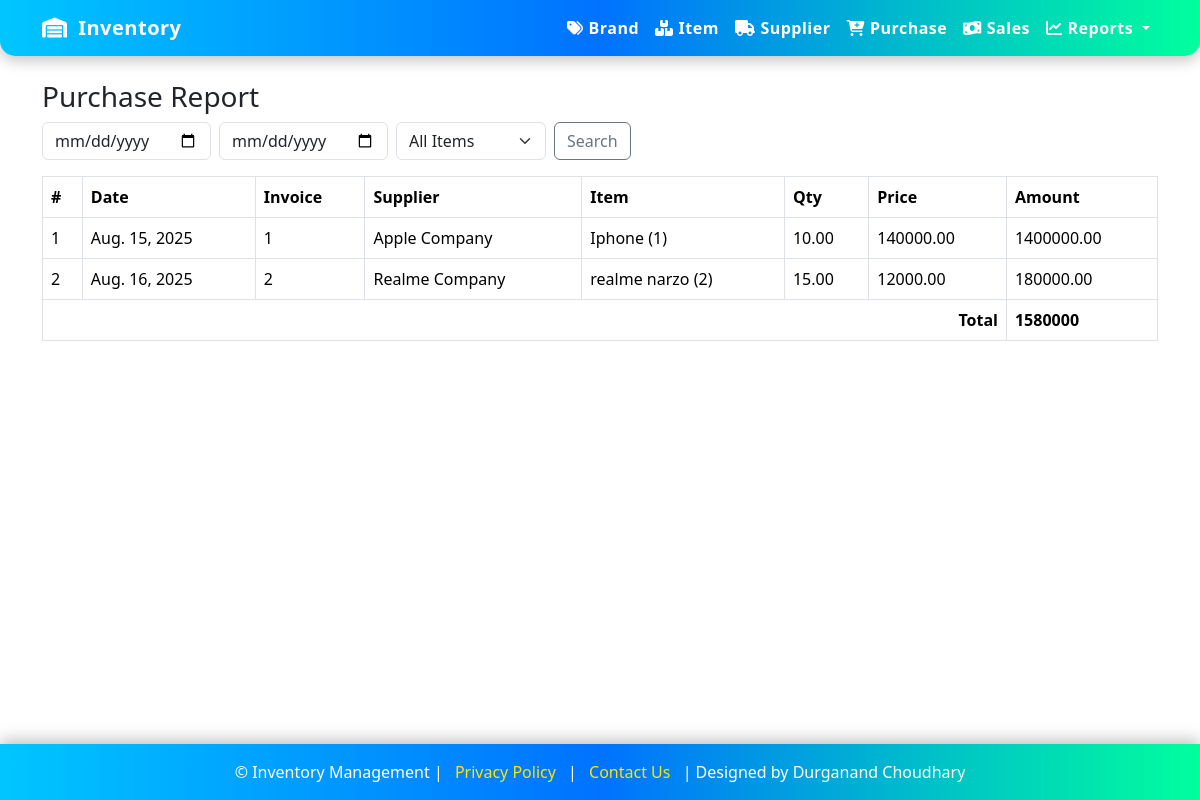
Screenshot of /reports/purchase/ with the database file from the repository.
### inventory/models.py (models this page shows, shortened)
class PurchaseDetail(models.Model):  # purchase_details 5
    purchase_master = models.ForeignKey(PurchaseMaster, on_delete=models.CASCADE, related_name='details')
    item = models.ForeignKey(Item, on_delete=models.SET_NULL, null=True, blank=True)
    quantity = models.DecimalField(max_digits=12, decimal_places=2)
    price = models.DecimalField(max_digits=12, decimal_places=2)
    amount = models.DecimalField(max_digits=14, decimal_places=2)
    status = models.BooleanField(default=True)
    datetime = models.DateTimeField(default=timezone.now)

class PurchaseMaster(models.Model):  # purchase_mstr 4
    invoice_no = models.CharField(max_length=50)
    invoice_date = models.DateField()
    supplier = models.ForeignKey(Supplier, on_delete=models.SET_NULL, null=True, blank=True)
    total_amount = models.DecimalField(max_digits=14, decimal_places=2, default=0)
    status = models.BooleanField(default=True)
    datetime = models.DateTimeField(default=timezone.now)

class Supplier(models.Model):  # supplier_mstr 3
    supplier_name = models.CharField(max_length=150)
    mobile_no = models.CharField(max_length=20, blank=True)
    address = models.TextField(blank=True)
    status = models.BooleanField(default=True)
    datetime = models.DateTimeField(default=timezone.now)
    def __str__(self):
        return self.supplier_name

class Item(models.Model):  # item_mstr 2
    item_name = models.CharField(max_length=150)
    item_code = models.CharField(max_length=50, unique=True)
    price = models.DecimalField(max_digits=12, decimal_places=2, default=0)  # default selling price
    brand = models.ForeignKey(Brand, on_delete=models.SET_NULL, null=True, blank=True)
    status = models.BooleanField(default=True)
    datetime = models.DateTimeField(default=timezone.now)
    class Meta:
        unique_together = ('item_name', 'brand')
    def __str__(self):
        return f"{self.item_name} ({self.item_code})"

### inventory/views.py (the view)
# urls.py: path('reports/purchase/', views.report_purchase, name='report_purchase'),
def report_purchase(request):
    date_from = request.GET.get('from')
    date_to = request.GET.get('to')
    item_id = request.GET.get('item')
    qs = PurchaseDetail.objects.select_related('purchase_master','item')
    if date_from:
        qs = qs.filter(purchase_master__invoice_date__gte=date_from)
    if date_to:
        qs = qs.filter(purchase_master__invoice_date__lte=date_to)
    if item_id:
        qs = qs.filter(item_id=item_id)
    items = Item.objects.order_by('item_name')
    total = qs.aggregate(s=Sum('amount'))['s'] or 0
    return render(request, 'inventory/report_purchase.html', {
        'rows': qs.order_by('purchase_master__invoice_date'),
        'items': items,
        'date_from': date_from,
        'date_to': date_to,
        'item_id': int(item_id) if item_id else None,
        'total': total
    })

### inventory/templates/inventory/report_purchase.html (shortened to what this page needs)
{% extends 'inventory/base.html' %}
{% block content %}
<h3>Purchase Report</h3>
<form class="row g-2 mb-3">
  <div class="col-auto"><input type="date" class="form-control" name="from" value="{{ date_from }}"></div>
  <div class="col-auto"><input type="date" class="form-control" name="to" value="{{ date_to }}"></div>
  <div class="col-auto">
    <select name="item" class="form-select">
      <option value="">All Items</option>
    </select>
  </div>
  <div class="col-auto"><button class="btn btn-outline-secondary">Search</button></div>
</form>
<table class="table table-bordered">
  <tr><th>#</th><th>Date</th><th>Invoice</th><th>Supplier</th><th>Item</th><th>Qty</th><th>Price</th><th>Amount</th></tr>
  {% for r in rows %}
  <tr>
    <td>{{ forloop.counter }}</td>
    <td>{{ r.purchase_master.invoice_date }}</td>
    <td>{{ r.purchase_master.invoice_no }}</td>
    <td>{{ r.purchase_master.supplier }}</td>
    <td>{{ r.item }}</td>
    <td>{{ r.quantity }}</td>
    <td>{{ r.price }}</td>
    <td>{{ r.amount }}</td>
  </tr>
  {% empty %}<tr><td colspan="8">No records.</td></tr>{% endfor %}
  <tr><th colspan="7" class="text-end">Total</th><th>{{ total }}</th></tr>
</table>
{% endblock %}

### inventory/templates/inventory/base.html (shortened to what this page needs)
<!doctype html>
<html>
<head>
  <link href="https://cdn.jsdelivr.net/npm/bootstrap@5.3.3/dist/css/bootstrap.min.css" rel="stylesheet">
  <link href="https://cdnjs.cloudflare.com/ajax/libs/font-awesome/6.4.0/css/all.min.css" rel="stylesheet">
</head>
<body>
<nav class="navbar navbar-expand-lg custom-navbar mb-4">
  <div class="container">
    <a class="navbar-brand" href="{% url 'dashboard' %}">
      <i class="fas fa-warehouse nav-icon"></i> Inventory
    </a>
    <div class="collapse navbar-collapse" id="navbarNav">
      <ul class="navbar-nav ms-auto">
        <li class="nav-item"><a class="nav-link" href="{% url 'brand_list' %}"><i class="fas fa-tags nav-icon"></i>Brand</a></li>
        <li class="nav-item"><a class="nav-link" href="{% url 'item_list' %}"><i class="fas fa-boxes nav-icon"></i>Item</a></li>
        <li class="nav-item"><a class="nav-link" href="{% url 'supplier_list' %}"><i class="fas fa-truck nav-icon"></i>Supplier</a></li>
        <li class="nav-item"><a class="nav-link" href="{% url 'purchase_list' %}"><i class="fas fa-cart-plus nav-icon"></i>Purchase</a></li>
        <li class="nav-item"><a class="nav-link" href="{% url 'sale_list' %}"><i class="fas fa-money-bill-wave nav-icon"></i>Sales</a></li>
        <li class="nav-item dropdown">
          <a class="nav-link dropdown-toggle" href="#" id="reportsDropdown" role="button" data-bs-toggle="dropdown">
            <i class="fas fa-chart-line nav-icon"></i>Reports
          </a>
        </li>
      </ul>
    </div>
  </div>
</nav>
<main class="container">
  {% block content %}{% endblock %}
</main>
<footer class="custom-footer">
  &copy; {{ now.year }} Inventory Management |
  <a href="#">Privacy Policy</a> |
  <a href="#">Contact Us</a> |
  Designed by Durganand Choudhary
</footer>
</body>
</html>

### inventory/templates/inventory/base.html (style rules this page uses)
html, body { height: 100%; }
body { display: flex; flex-direction: column; }
main { flex: 1; }
.custom-navbar { background: linear-gradient(90deg, #00c6ff, #0072ff, #00ff9d); box-shadow: 0 4px 15px rgba(0,0,0,0.25); border-radius: 0 0 15px 15px; padding: 0.5rem 1rem; }
.custom-navbar .navbar-brand, .custom-navbar .nav-link, .custom-navbar .dropdown-toggle { color: #fff !important; font-weight: 600; letter-spacing: 0.5px; transition: all 0.3s ease; }
.nav-icon { margin-right: 5px; }
footer.custom-footer { background: linear-gradient(90deg, #00c6ff, #0072ff, #00ff9d); color: #fff; text-align: center; padding: 1rem 0; box-shadow: 0 -4px 15px rgba(0,0,0,0.25); font-weight: 500; }
footer.custom-footer a { color: #ffe600; text-decoration: none; margin: 0 0.5rem; transition: color 0.3s ease; }

### rows the page displays
PurchaseDetail: purchase_master.invoice_date "Aug. 15, 2025", purchase_master.invoice_no "1", purchase_master.supplier "Apple Company", item "Iphone (1)", quantity "10.00", price "140000.00", amount "1400000.00"
PurchaseDetail: purchase_master.invoice_date "Aug. 16, 2025", purchase_master.invoice_no "2", purchase_master.supplier "Realme Company", item "realme narzo (2)", quantity "15.00", price "12000.00", amount "180000.00"

### other values shown
{{ total }} "1580000"
